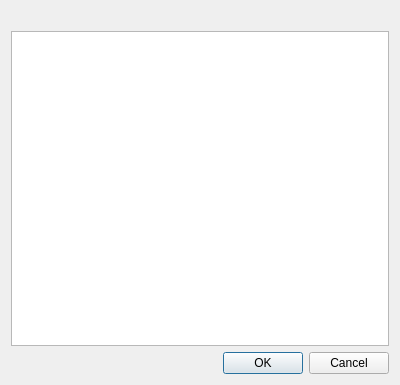
<?xml version="1.0" encoding="UTF-8"?>
<ui version="4.0">
 <class>IRtSelectSource</class>
 <widget class="QDialog" name="IRtSelectSource">
  <property name="geometry">
   <rect>
    <x>0</x>
    <y>0</y>
    <width>400</width>
    <height>385</height>
   </rect>
  </property>
  <property name="windowTitle">
   <string>Select a source...</string>
  </property>
  <layout class="QVBoxLayout" name="verticalLayout">
   <item>
    <widget class="CHelpBlock" name="helpBlock">
     <layout class="QVBoxLayout" name="layoutHelpBlock">
      <property name="leftMargin">
       <number>0</number>
      </property>
      <property name="topMargin">
       <number>0</number>
      </property>
      <property name="rightMargin">
       <number>0</number>
      </property>
      <property name="bottomMargin">
       <number>0</number>
      </property>
      <item>
       <widget class="QLabel" name="labelHelp">
        <property name="text">
         <string/>
        </property>
        <property name="alignment">
         <set>Qt::AlignmentFlag::AlignLeading|Qt::AlignmentFlag::AlignLeft|Qt::AlignmentFlag::AlignTop</set>
        </property>
        <property name="wordWrap">
         <bool>true</bool>
        </property>
       </widget>
      </item>
     </layout>
    </widget>
   </item>
   <item>
    <widget class="QListWidget" name="listWidget">
     <property name="iconSize">
      <size>
       <width>64</width>
       <height>64</height>
      </size>
     </property>
    </widget>
   </item>
   <item>
    <widget class="QDialogButtonBox" name="buttonBox">
     <property name="orientation">
      <enum>Qt::Horizontal</enum>
     </property>
     <property name="standardButtons">
      <set>QDialogButtonBox::Cancel|QDialogButtonBox::Ok</set>
     </property>
    </widget>
   </item>
  </layout>
 </widget>
 <customwidgets>
  <customwidget>
   <class>CHelpBlock</class>
   <extends>QFrame</extends>
   <header>widgets/CHelpBlock.h</header>
   <container>1</container>
  </customwidget>
 </customwidgets>
 <resources/>
 <connections>
  <connection>
   <sender>buttonBox</sender>
   <signal>accepted()</signal>
   <receiver>IRtSelectSource</receiver>
   <slot>accept()</slot>
   <hints>
    <hint type="sourcelabel">
     <x>248</x>
     <y>254</y>
    </hint>
    <hint type="destinationlabel">
     <x>157</x>
     <y>274</y>
    </hint>
   </hints>
  </connection>
  <connection>
   <sender>buttonBox</sender>
   <signal>rejected()</signal>
   <receiver>IRtSelectSource</receiver>
   <slot>reject()</slot>
   <hints>
    <hint type="sourcelabel">
     <x>316</x>
     <y>260</y>
    </hint>
    <hint type="destinationlabel">
     <x>286</x>
     <y>274</y>
    </hint>
   </hints>
  </connection>
 </connections>
</ui>
